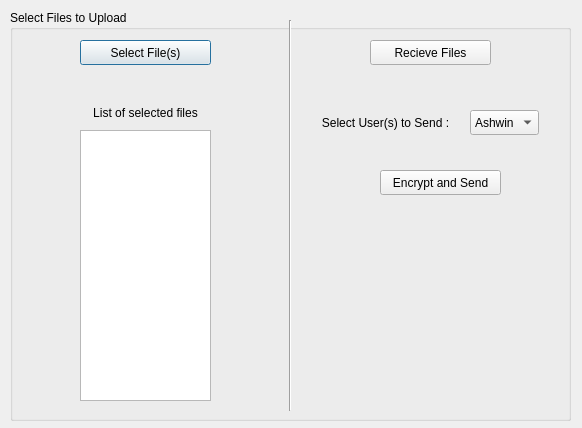
<?xml version="1.0" encoding="UTF-8"?>
<ui version="4.0">
 <class>FileClientDialog</class>
 <widget class="QDialog" name="FileClientDialog">
  <property name="geometry">
   <rect>
    <x>0</x>
    <y>0</y>
    <width>582</width>
    <height>428</height>
   </rect>
  </property>
  <property name="windowTitle">
   <string>Dialog</string>
  </property>
  <widget class="QGroupBox" name="fileSelectionGroupBox">
   <property name="geometry">
    <rect>
     <x>10</x>
     <y>10</y>
     <width>561</width>
     <height>411</height>
    </rect>
   </property>
   <property name="title">
    <string>Select Files to Upload</string>
   </property>
   <widget class="QPushButton" name="selectFileButton">
    <property name="geometry">
     <rect>
      <x>70</x>
      <y>30</y>
      <width>131</width>
      <height>25</height>
     </rect>
    </property>
    <property name="text">
     <string>Select File(s)</string>
    </property>
   </widget>
   <widget class="QListWidget" name="fileListWidget">
    <property name="geometry">
     <rect>
      <x>70</x>
      <y>120</y>
      <width>131</width>
      <height>271</height>
     </rect>
    </property>
   </widget>
   <widget class="QLabel" name="fileListLabel">
    <property name="geometry">
     <rect>
      <x>70</x>
      <y>90</y>
      <width>131</width>
      <height>25</height>
     </rect>
    </property>
    <property name="text">
     <string>List of selected files</string>
    </property>
    <property name="alignment">
     <set>Qt::AlignCenter</set>
    </property>
   </widget>
   <widget class="Line" name="line">
    <property name="geometry">
     <rect>
      <x>270</x>
      <y>10</y>
      <width>21</width>
      <height>391</height>
     </rect>
    </property>
    <property name="orientation">
     <enum>Qt::Vertical</enum>
    </property>
   </widget>
   <widget class="QPushButton" name="encryptAndSendButton">
    <property name="geometry">
     <rect>
      <x>370</x>
      <y>160</y>
      <width>121</width>
      <height>25</height>
     </rect>
    </property>
    <property name="text">
     <string>Encrypt and Send</string>
    </property>
   </widget>
   <widget class="QComboBox" name="selectUserComboBox">
    <property name="geometry">
     <rect>
      <x>460</x>
      <y>100</y>
      <width>69</width>
      <height>25</height>
     </rect>
    </property>
    <item>
     <property name="text">
      <string>Ashwin</string>
     </property>
    </item>
    <item>
     <property name="text">
      <string>Jay</string>
     </property>
    </item>
    <item>
     <property name="text">
      <string>Yash</string>
     </property>
    </item>
   </widget>
   <widget class="QPushButton" name="pushButton">
    <property name="geometry">
     <rect>
      <x>360</x>
      <y>30</y>
      <width>121</width>
      <height>25</height>
     </rect>
    </property>
    <property name="text">
     <string>Recieve Files</string>
    </property>
   </widget>
   <widget class="QLabel" name="label">
    <property name="geometry">
     <rect>
      <x>300</x>
      <y>100</y>
      <width>151</width>
      <height>25</height>
     </rect>
    </property>
    <property name="text">
     <string>Select User(s) to Send :</string>
    </property>
    <property name="alignment">
     <set>Qt::AlignCenter</set>
    </property>
   </widget>
  </widget>
 </widget>
 <resources/>
 <connections/>
</ui>
